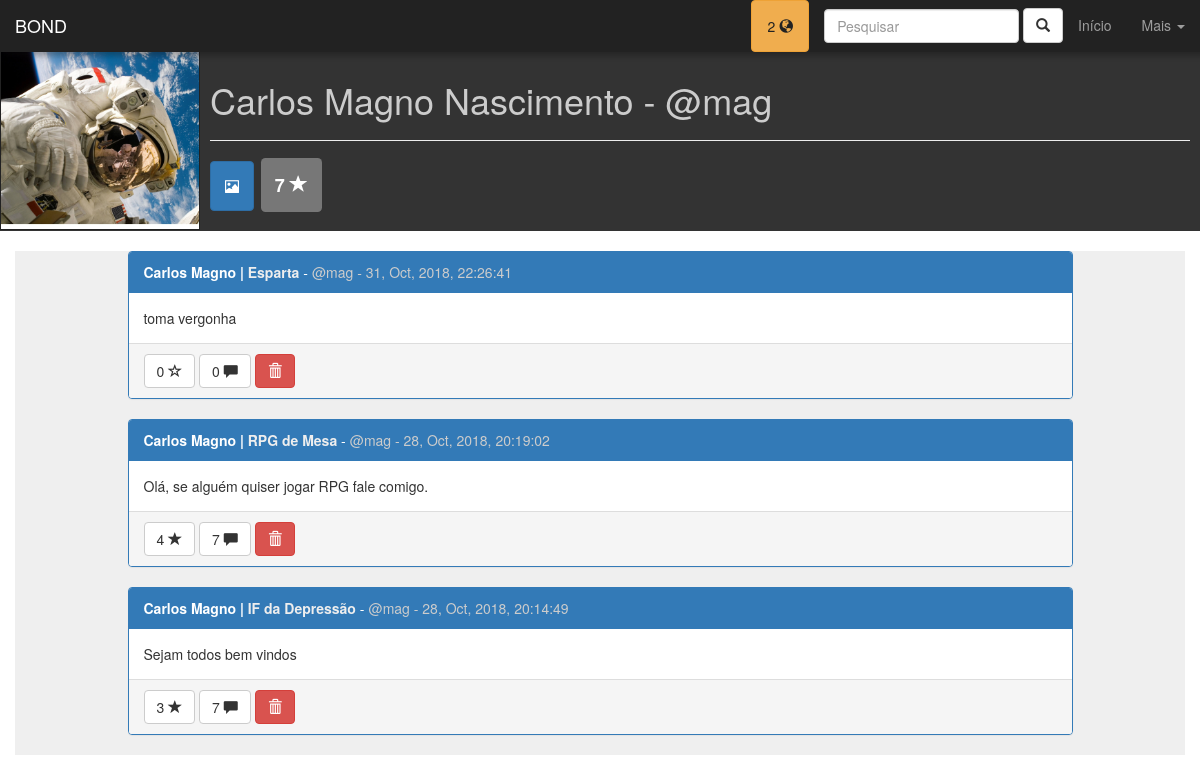
The app's page /profile.php (signed in) with its own data.
### tables this page shows
CREATE TABLE IF NOT EXISTS `users` (
  `id_user` int(11) NOT NULL AUTO_INCREMENT,
  `username` varchar(20) NOT NULL,
  `first_name` varchar(60) NOT NULL,
  `last_name` varchar(80) NOT NULL,
  `birthday` date NOT NULL,
  `profile_pic` varchar(200) DEFAULT 'assets/img/default-user-icon.png',
  `passwd` varchar(32) NOT NULL,
  `r_date` datetime NOT NULL DEFAULT CURRENT_TIMESTAMP,
  `gender` enum('M','F','O') DEFAULT NULL,
  `stars` int(11) DEFAULT '0',
  PRIMARY KEY (`id_user`)
);

CREATE TABLE IF NOT EXISTS `posts` (
  `id_post` int(11) NOT NULL AUTO_INCREMENT,
  `user` int(11) NOT NULL,
  `community` int(11) NOT NULL,
  `post_text` text NOT NULL,
  `post_pic` varchar(200) DEFAULT NULL,
  `r_date` datetime DEFAULT CURRENT_TIMESTAMP,
  `likes` int(11) DEFAULT '0',
  PRIMARY KEY (`id_post`)
);

CREATE TABLE IF NOT EXISTS `communities` (
  `id_community` int(11) NOT NULL AUTO_INCREMENT,
  `community_name` varchar(100) NOT NULL,
  `r_date` datetime DEFAULT CURRENT_TIMESTAMP,
  `profile_pic` varchar(200) DEFAULT 'assets/img/default-community-icon.png',
  `community_description` varchar(500) DEFAULT NULL,
  `members` int(11) DEFAULT '0',
  PRIMARY KEY (`id_community`)
);

### inc/functions/connection.php (called while the page is built)
<?php
function connect(){
    $host = "localhost";
    $user = "root";
    $passwd = "root";
    $db = "bond";
    $conn = mysqli_connect($host, $user, $passwd, $db);
    mysqli_set_charset($conn, "UTF-8");
    return $conn;
}
?>

### profile.php (the view, shortened to what this page needs)
<?php
include "inc/functions/connection.php";
$id_user = $_SESSION["id_user"];
$conn = connect();
$sql = "SELECT * FROM users WHERE id_user = $id_user";
$query = mysqli_query($conn, $sql);
$user = mysqli_fetch_assoc($query);
$conn = connect();
$sql = "SELECT COUNT(*) as qnt FROM notifications WHERE user = $id_user AND seen = 'n'";
if($q = mysqli_query($conn, $sql)){
  $notifications = mysqli_fetch_assoc($q)["qnt"];
}else{
  $notifications = 0;
}
?>
<!DOCTYPE html>
<html lang="PT-BR">
  <head>
    <link href="css/bootstrap.min.css" rel="stylesheet">
    <link rel="stylesheet" href="css/pattern.css">
  </head>
<body>
<nav class="navbar navbar-inverse navbar-fixed-top" id="navbar-menu">
  <div class="container-fluid">
    <div class="navbar-header">
      <a class="navbar-brand" href="#">BOND</a>
    </div>
    <div class="collapse navbar-collapse" id="bs-example-navbar-collapse-1">
      <ul class="nav navbar-nav navbar-right">
      <li>
      <?php
        if($notifications>0){
          echo '<a href="notifications.php" class="btn btn-warning" id="dark-text-nav">'.$notifications
          .' <span class="glyphicon glyphicon-globe"></span></a>';
        }else{
          echo '<a href="notifications.php" class="btn btn-default"><span class="glyphicon glyphicon-globe"></span></a>';
        }
        ?></li><li>
    <form class="navbar-form navbar-right" onsubmit="return false">
      <div class="form-group">
        <input type="text" id="nav-search-input" class="form-control" placeholder="Pesquisar" value="<?php if(isset($_GET["q"])){echo $_GET["q"];} ?>">
      </div>
      <a id="nav-search-submit" class="btn btn-default"><label class="glyphicon glyphicon-search"></label></a>
    </form>
      </li>
        <li><a href="home.php">Início</a></li>
        <li class="dropdown">
          <a href="#" class="dropdown-toggle" data-toggle="dropdown"
          role="button" aria-haspopup="true" aria-expanded="false">Mais <span class="caret"></span></a>
        </li>
      </ul>
    </div>
  </div>
</nav>
<div class="container-fluid">
<div class="row" style="margin-top:50px;background:rgba(0, 0, 0, 0.8)">
    <div id="picture-container" class="col-sm-4 col-md-3 col-lg-2" style="background-image:url('<?php
     echo $user["profile_pic"]
      ?>')">
    </div>
    <div class="col-sm-8 col-md-9 col-lg-10 jumbogotron" id="backcontainer">
          <h1 class="text-left"><?php echo $user["first_name"].' '.$user["last_name"].' - @'.$user["username"]?></h1><hr>
          <h3>
              <a href="update_profile_pic.php" title="Alterar foto de perfil" class="btn btn-primary" style="padding:14px">
                <span class="glyphicon glyphicon-picture"></span>
              </a>
              <label title='Stars' class='label label-default' style="padding:14px">
              <?php echo $user["stars"] ?>
              <label class='glyphicon glyphicon-star'></label></label>
          </h3>
    </div>
</div>
</div>
<br>
<div class="container">
<div class="row panel-gray">
    <div class="col-lg-10 col-lg-offset-1">
        <?php
        $conn = connect();
        $sql = "SELECT *, date_format(posts.r_date, '%d, %b, %Y, %T') as data_f FROM posts
        JOIN communities ON posts.community = communities.id_community WHERE user = '$id_user'";
        if($query = mysqli_query($conn, $sql)){
            $posts = array();
            while($row = mysqli_fetch_assoc($query)){
                $posts[] = $row;
            }
            usort($posts, "organizer");
            foreach($posts as $post){
                $text = $post["post_text"];
                $likes = $post["likes"];
                $id_post = $post["id_post"];
                $id_community = $post["community"];
                $sql = "SELECT count(*) as comments FROM comments WHERE post = $id_post";
                if($q = mysqli_query($conn, $sql)){
                  $comments_qnt = mysqli_fetch_assoc($q)["comments"];
                }else{
                  $comments_qnt = '';
                }
                echo "<div class='panel panel-primary'>
                <div class='panel-heading'><strong>".$_SESSION["first_name"]." |
                <a href='see_community.php?c=$id_community' class='gray-text-link'>".$post["community_name"]
                ."</a></strong> - <span class='gray-text'>@".$_SESSION["username"]." - ";
                echo $post["data_f"]."</span></div>
                <div class='panel-body'>
                 $text
                </div>
                <div class='panel-footer'> ";
                $sql = "SELECT * FROM likes WHERE post = $id_post AND user = $id_user";
                if(isset(mysqli_fetch_assoc(mysqli_query($conn, $sql))["post"])){
                 echo "<a href='like_post.php?p=$id_post&m=unlike&l=profile.php'
                 title='Gostei' class='btn btn-default' id='like-btn'>$likes <span class='glyphicon glyphicon-star'>
                 </span></a>";
                }else{
                  echo "<a href='like_post.php?p=$id_post&m=like&l=profile.php'
                   title='Não gostei' class='btn btn-default' id='like-btn'>$likes <span class='glyphicon glyphicon-star-empty'>
                   </span></a>";
                }
                echo " <a href='see_post.php?p=$id_post'
                title='Comentar' class='btn btn-default' id='like-btn'>".$comments_qnt." <span class='glyphicon glyphicon-comment'>
                </span></a>";
                echo " <a href='del_post.php?p=$id_post&l=profile.php'
                title='Apagar' class='btn btn-danger' id='like-btn'><span class='glyphicon glyphicon-trash'>
                </span></a>";
                echo "</div>
              </div>";
            }
        }
        ?>
    </div>
</div>
</div>
</body>
</html>

### css/pattern.css (style rules this page uses)
.panel-gray { background: rgba(100, 100, 100, 0.1); }
.gray-text { color: #ccc; }
.gray-text-link { color: #eee; }
#navbar-menu { border-bottom: none; box-shadow: 4px 4px 5px rgba(10,10,10,0.3); color: #bbb; }
#picture-container { min-height: 180px; min-width: 180px; background-size: cover; background-position: center; border: #222 1px solid; }
#backcontainer { padding:10px; color: #ccc; }
#dark-text-nav { color: #222; }

### records on screen
users: profile_pic (picture), first_name "Carlos Magno", last_name "Nascimento", username "mag", stars "7"
posts: communities.community_name "Esparta", data_f "31, Oct, 2018, 22:26:41", post_text "toma vergonha", likes "0", comments_qnt "0"
posts: communities.community_name "RPG de Mesa", data_f "28, Oct, 2018, 20:19:02", post_text "Olá, se alguém quiser jogar RPG fale comigo.", likes "4", comments_qnt "7"
posts: communities.community_name "IF da Depressão", data_f "28, Oct, 2018, 20:14:49", post_text "Sejam todos bem vindos", likes "3", comments_qnt "7"

### other values on screen
$notifications "2"
